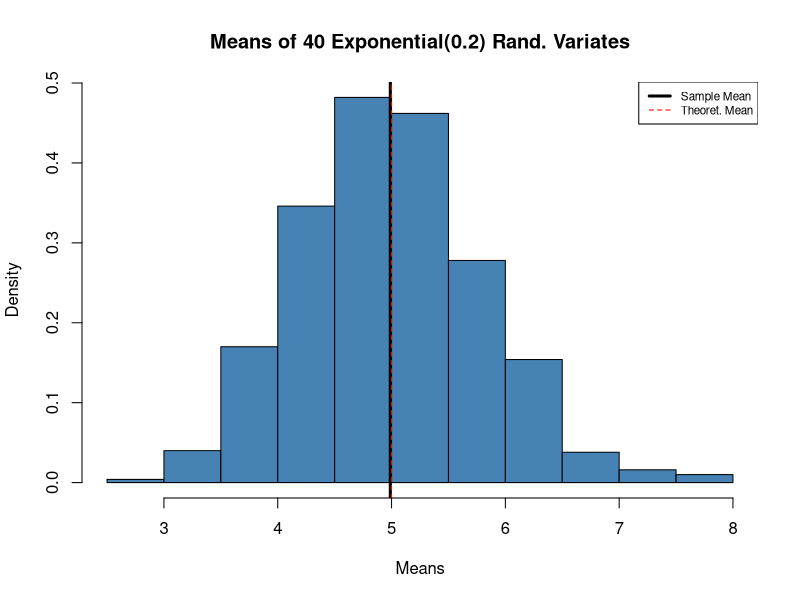
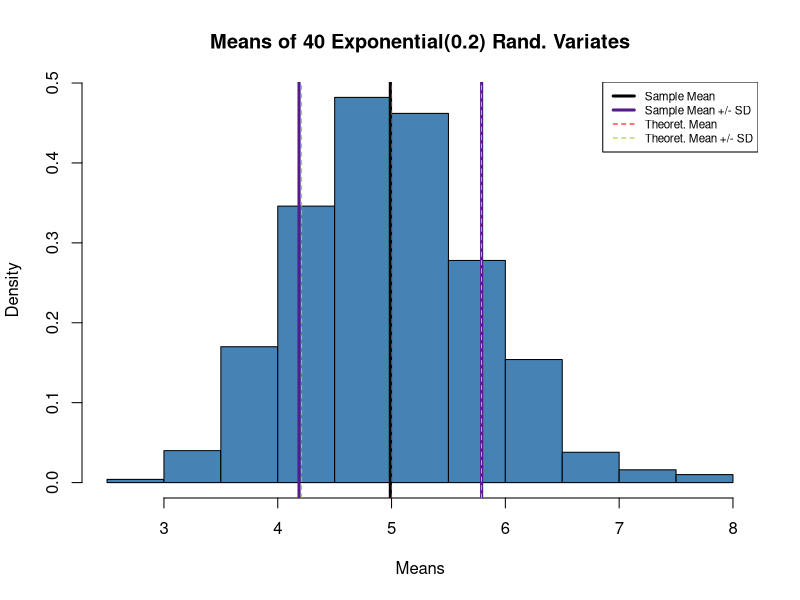
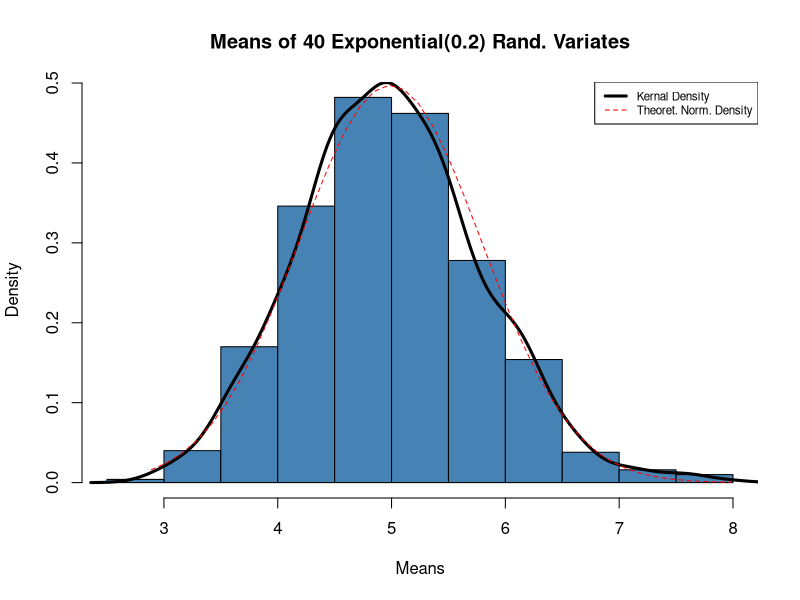
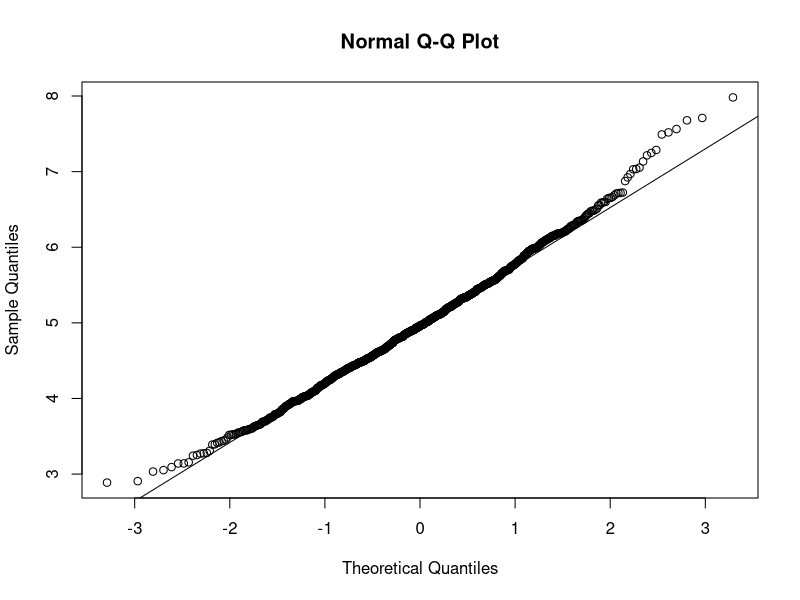

These figures' R source, in order:
## ---- chunk 1
    set.seed(59)    #Make this reproducible by setting the starting point
    N<-1000         #Set number of simulations
    means<-c()      #Initialize a vector to hold the means of the samples of 40 variates
    for (i in 1:N) {
        p<-rexp(40, rate=.2)
        means[i]<-mean(p)
    }

## ---- chunk 2
    theoretical.mean<-5

    hist(means, col="steelblue", main="Means of 40 Exponential(0.2) Rand. Variates", prob=T,
         xlab="Means")
    abline(v=mean(means), lty=1, lwd=3)
    abline(v=theoretical.mean, lty=2, col="red")
    legend(legend=c("Sample Mean", "Theoret. Mean"), x="topright", lty=c(1,2),
           lwd=c(3,1), col=c("black", "red"), cex=.7)

## ---- chunk 3
    theoretical.sd<-1/(sqrt(40)*.2)


    hist(means, col="steelblue", main="Means of 40 Exponential(0.2) Rand. Variates", prob=T,
         xlab="Means")
    abline(v=mean(means), lty=1, lwd=3)
    abline(v=theoretical.mean, lty=2, col="red")
    abline(v=mean(means)+sd(means), lty=1, lwd=3, col="purple4")
    abline(v=mean(means)-sd(means), lty=1, lwd=3, col="purple4")
    abline(v=theoretical.mean+theoretical.sd, lty=2, col="yellowgreen")
    abline(v=theoretical.mean-theoretical.sd, lty=2, col="yellowgreen")

    legend(legend=c("Sample Mean", "Sample Mean +/- SD" ,"Theoret. Mean", 
                    "Theoret. Mean +/- SD"), 
           x="topright", lty=c(1,1,2,2), lwd=c(3,3,1,1), col=c("black","purple4", "red", "yellowgreen"), cex=.7)

## ---- chunk 4
#Create normal density
    xfit<-seq(min(means), max(means), length = 40)
    yfit<-dnorm(xfit, mean=mean(means), sd=sd(means))

    hist(means, col="steelblue", main="Means of 40 Exponential(0.2) Rand. Variates", prob=T,
         xlab="Means")
    lines(density(means), lwd=3)
    lines(xfit, yfit, lty=2, col="red")
    legend(legend=c("Kernal Density", "Theoret. Norm. Density"), 
           x="topright", lty=c(1,2), lwd=c(3,1), col=c("black", "red"), cex=.7)

## ---- chunk 5
    qqnorm(means)
    qqline(means)
